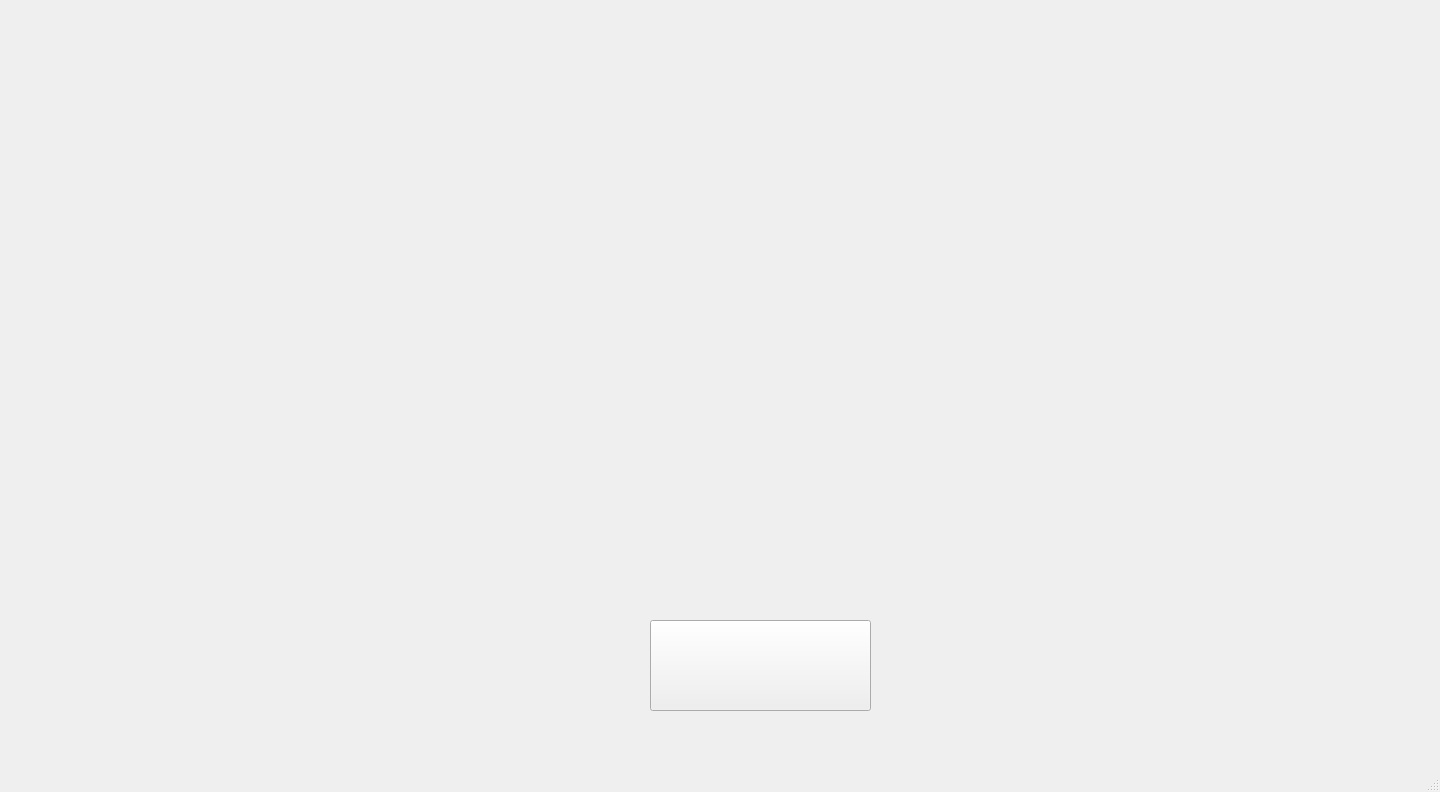
<?xml version="1.0" encoding="UTF-8"?>
<ui version="4.0">
 <class>MainWindow</class>
 <widget class="QMainWindow" name="MainWindow">
  <property name="geometry">
   <rect>
    <x>0</x>
    <y>0</y>
    <width>1440</width>
    <height>792</height>
   </rect>
  </property>
  <property name="windowTitle">
   <string>MainWindow</string>
  </property>
  <property name="styleSheet">
   <string notr="true">#parentWidget { border-image: url("uis/testing1bg.PNG") 0 0 0 0 stretch stretch;}</string>
  </property>
  <widget class="QWidget" name="centralwidget">
   <widget class="QPushButton" name="button">
    <property name="geometry">
     <rect>
      <x>650</x>
      <y>620</y>
      <width>221</width>
      <height>91</height>
     </rect>
    </property>
    <property name="minimumSize">
     <size>
      <width>221</width>
      <height>91</height>
     </size>
    </property>
    <property name="maximumSize">
    <size>
     <width>221</width>
     <height>91</height>
    </size>
   </property>
    <property name="styleSheet">
     <string notr="true">border-image: url("uis/starttest.png");</string>
    </property>
    <property name="text">
     <string/>
    </property>
   </widget>
  </widget>
  <widget class="QMenuBar" name="menubar">
   <property name="geometry">
    <rect>
     <x>0</x>
     <y>0</y>
     <width>1440</width>
     <height>24</height>
    </rect>
   </property>
  </widget>
  <widget class="QStatusBar" name="statusbar"/>
 </widget>
 <resources/>
 <connections/>
</ui>
